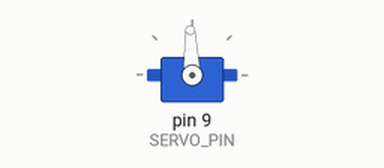
This sketch was run on a simulated Arduino Mega 2560, built with avr-gcc and run on an emulated ATmega2560. On the bench: servo.

Above: at 1.55 s.
At 2.3 s:
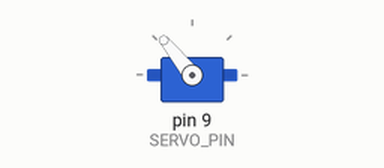
At 3.05 s:
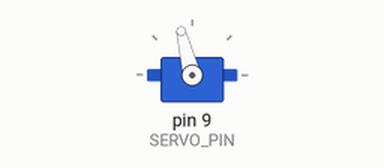
At 4.95 s:
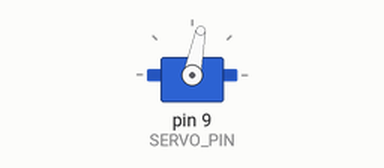
Timing chart, 0 to 7.6 s (numbered marks = the images above):
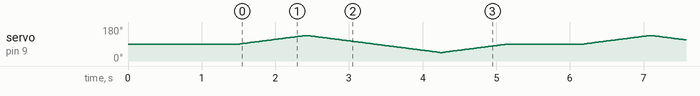

The sketch:

servo_test.ino
```cpp
// Prueba del servo MG996R del giro (Arduino Mega).
// Amarillo -> D9, rojo -> 5V, negro -> GND. Barrido lento entre 45 y 135 grados.
#include <Servo.h>

const int SERVO_PIN = 9;
const int MIN_ANG = 45;
const int MAX_ANG = 135;

Servo s;

void setup() {
  s.attach(SERVO_PIN);
  s.write(90);            // centro
  delay(1500);
}

void loop() {
  for (int a = 90; a <= MAX_ANG; a++) { s.write(a); delay(20); }
  for (int a = MAX_ANG; a >= MIN_ANG; a--) { s.write(a); delay(20); }
  for (int a = MIN_ANG; a <= 90; a++) { s.write(a); delay(20); }
  delay(1000);
}
```
